Frame 1 (no input): blank canvas, image omitted
Frame 60 (the mouse pressed at the canvas centre just before this capture): blank canvas, image omitted
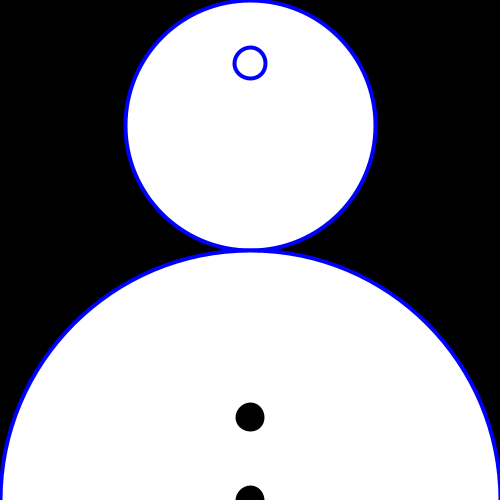
Frame 120 (the mouse held since frame 60 and released just before this capture)

The Processing sketch whose frames 1 and 60 were blank and that drew this single picture after the mouse press (run headless with seeded random() and noise(); from frame 60 on, the mouse is pressed at the canvas centre):

// Processing sketch: SnowMan
// ── SnowMan.pde
void drawBodyPart(int x, int y, int diam){
  strokeWeight(4);
  stroke(0, 0, 255);
  fill(255, 255, 255);
  circle(x, y, diam);
}

void setup(){
   size(500, 500); 
}

void buttons(int x, int y, int diam){
   int buttonDiam = diam / 20;
   fill(0, 0, 0);
   stroke(0, 0, 0);
   //middle button
   circle(x, y, buttonDiam);
   //top button
   int offset = diam / 6;
   int topButtonY = y - offset;
   circle(x, topButtonY, buttonDiam);
   //bottom button
   int bottomButtonY = y + offset;
   circle(x, bottomButtonY, buttonDiam);
}

void eyeballs(int x, int y, int diam){
  int offsetY = diam / 4;
  //y value for eyeballs?
  int yball = y - offsetY;
  
  //left x eye?
  //right x eye?
  //eye diam?
  int eyeDiam = diam / 8;
  circle(x, yball, eyeDiam);
}

void draw(){
    background(0, 0, 0);
   int headX = mouseX;
   int headDiam = mouseY;
   int headY = headDiam / 2;
   drawBodyPart(headX, headY, headDiam);
   eyeballs(headX, headY, headDiam);
   
   int bodyX = headX;
   int bodyDiam = headDiam * 2;
   int bodyY = headY + headDiam / 2 + bodyDiam / 2;
   drawBodyPart(bodyX, bodyY, bodyDiam);
   buttons(bodyX, bodyY, bodyDiam);
   
   int footX = bodyX;
   int footDiam = headDiam * 3;
   int footY = bodyY + bodyDiam / 2 + footDiam / 2;
   drawBodyPart(footX, footY, footDiam);
}
